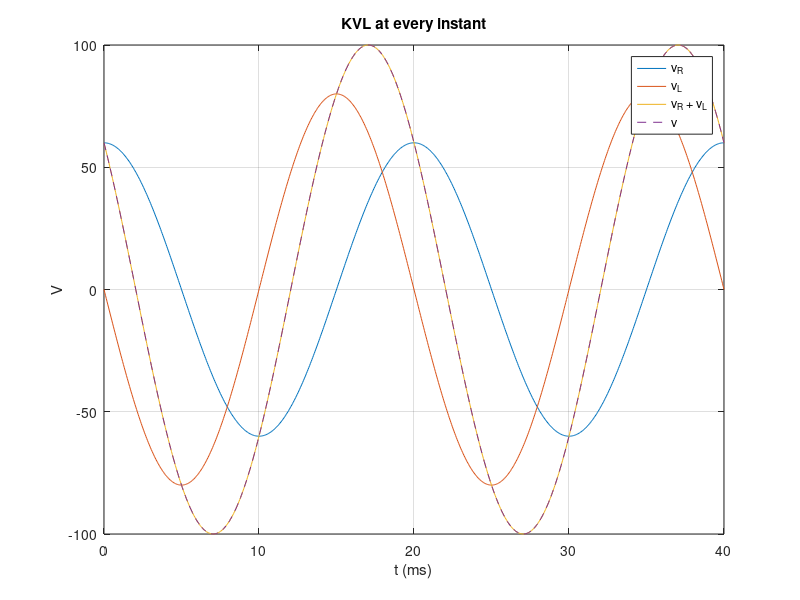

MATLAB code for this plot:
% Circuits 1 — Kirchhoff's Laws in the Frequency Domain
%title: KVL with Phasors
%ar-title: قانون كيرشوف للجهد بالفازورات
%lesson: c1-sinusoidal-4
%course: circuits-1

%% Add the phasors, not the magnitudes
%ar: VR = 60∠0° و VL = 80∠90°. جهد المصدر = مجموعهما كأعداد مركبة: 100∠53.13°، وليس 140.
VR = 60; VL = 80j;
V = VR + VL;
fprintf('V = %g at %.2f deg (sum of magnitudes would be %g)\n', abs(V), angle(V)*180/pi, abs(VR) + abs(VL))

%% The same in the time domain
%ar: KVL صحيح عند كل لحظة: vR(t) + vL(t) = v(t). نرسم الثلاثة ونتحقق.
w = 2*pi*50; t = linspace(0, 0.04, 800);
vR = 60*cos(w*t); vL = 80*cos(w*t + pi/2); v = abs(V)*cos(w*t + angle(V));
plot(t*1e3, vR, t*1e3, vL, t*1e3, vR + vL, t*1e3, v, '--'); grid on
xlabel('t (ms)'); ylabel('V'); legend('v_R', 'v_L', 'v_R + v_L', 'v'); title('KVL at every instant')
fprintf('largest error = %g V\n', max(abs(vR + vL - v)))

%%! Project idea: what a voltmeter shows
%ar: الفولتميتر يقرأ القيمة الفعالة لكل جهد على حدة، فمجموع القراءات لا يساوي قراءة المصدر. اطبع ما ستقرأه في المعمل لتتوقع النتيجة قبل القياس.
fprintf('meter readings (rms): VR = %.2f, VL = %.2f, V = %.2f V\n', 60/sqrt(2), 80/sqrt(2), 100/sqrt(2))
